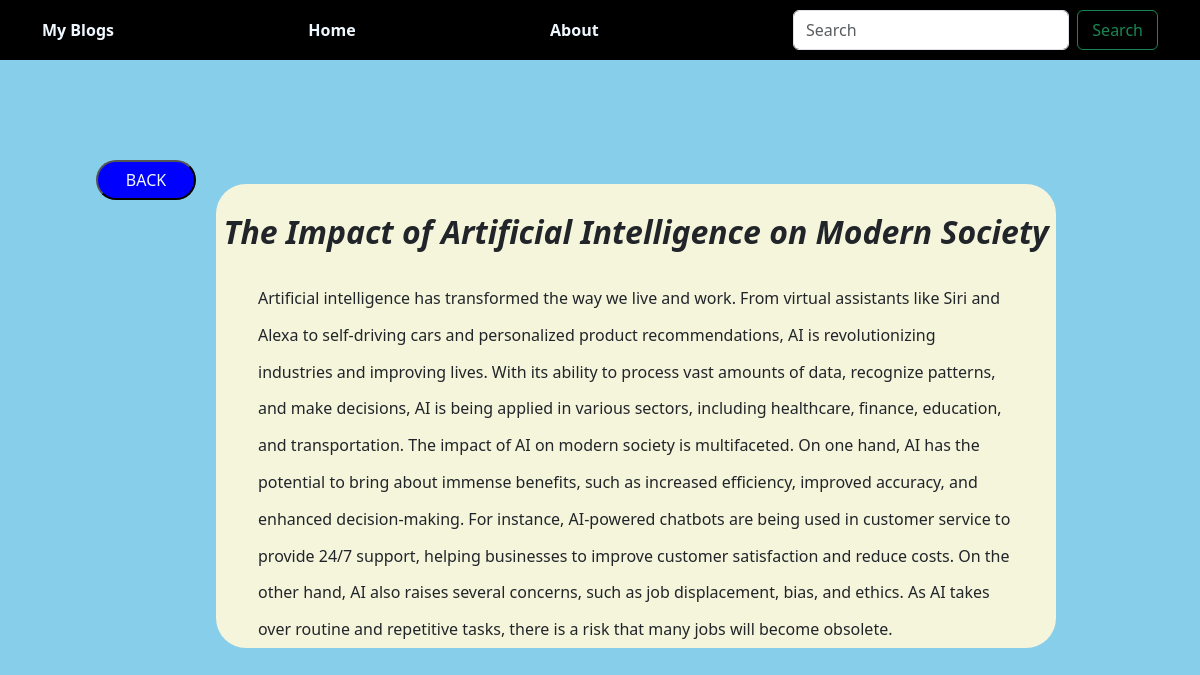
/one/1, run on the app's committed database.
### app/models.py (models this page shows, shortened)
class article(models.Model):
    title = models.CharField(max_length=62)
    desc = models.CharField(max_length=1000)

### app/views.py (the view)
# urls.py: path('one/<int:pk>',views.display,name='details'),
def display(request,pk):
     data1 = article.objects.get(id=pk)
     context = {
         'data1' : data1
     }
     return render(request,'singledetails.html',context)

### app/templates/singledetails.html
{% extends 'tempfiles/base.html' %}
{% block content %}
<header><a href="{% url 'home' %}"><button>BACK</button></a></header>
<div id="single">
    <br>
    <aside>{{data1.title}}</aside>
    <br>
    <p id="para">{{data1.desc}}</p>
</div>
{% endblock content %}

### app/static/app-css/index.css (style rules this page uses)
body { background-color: skyblue; box-sizing: border-box; }

### app/static/app-css/singledetails.css (style rules this page uses)
#single { display: flex; flex-direction: column; justify-content: space-around; width: 70%; margin: auto; position: absolute; top: 23%; left: 18%; background-color: beige; border-radius: 30px; }
aside { font-size: xx-large; font-weight: bolder; font-style: italic; text-align: center; }
#para { line-height: 230%; width: 90%; margin: auto; }
header { position: absolute; top: 20%; left: 8%; }
button { background-color: blue; color: aliceblue; width: 100px; height: 40px; border-radius: 20px; }

### data on the page
article: title "The Impact of Artificial Intelligence on Modern Society", desc "Artificial intelligence has transformed the way we live and work. From virtual assistants like Siri and Alexa to self-driving cars and personalized product recommendations, AI is revolutionizing industries and improving lives. With its ability to process vast amounts of data, recognize patterns, and make decisions, AI is being applied in various sectors, including healthcare, finance, education, and transportation. The impact of AI on modern society is multifaceted. On one hand, AI has the potential to bring about immense benefits, such as increased efficiency, improved accuracy, and enhanced decision-making. For instance, AI-powered chatbots are being used in customer service to provide…"
